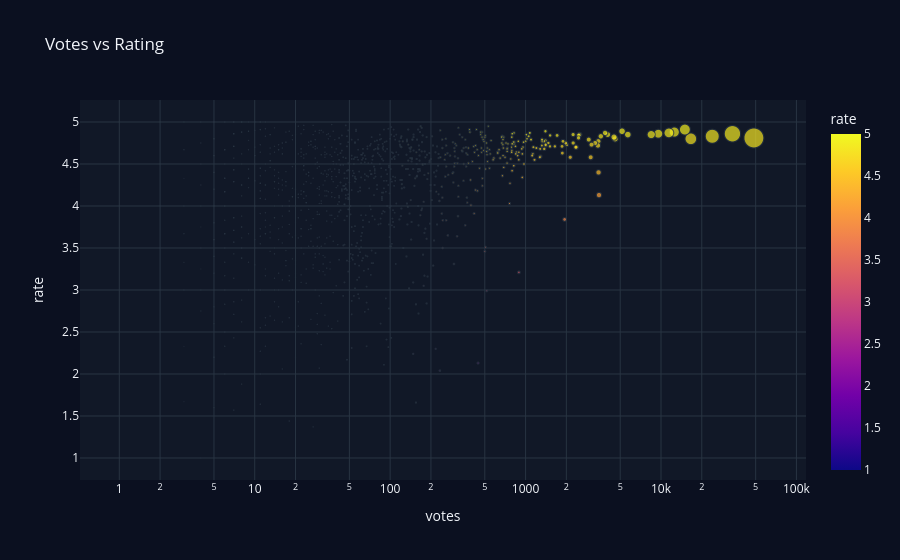

Notebook code for this chart:
### Markdown cell above
## 5. Votes versus rating

### Code cell
scatter_df = df[df['votes'].fillna(0) > 0].copy()
fig = px.scatter(
    scatter_df,
    x='votes', y='rate',
    hover_name='anime',
    size='votes',
    color='rate',
    log_x=True,
    title='Votes vs Rating',
    color_continuous_scale='Plasma',
    template='plotly_dark'
)
fig.update_layout(paper_bgcolor='#0b1020', plot_bgcolor='#111827')
fig.show()

### Figure 1 — Plotly figure (JSON) as saved in the notebook; plotly's stock layout.template omitted (floating-point values rounded to 4 significant figures; data arrays with more than 128 entries replaced by an {"elided": "..."} marker saying what was removed)
{"data": [{"hovertemplate": "<b>%{hovertext}</b><br><br>votes=%{marker.size}<br>rate=%{marker.color}<extra></extra>", "hovertext": {"elided": "1235 str values"}, "legendgroup": "", "marker": {"color": {"elided": "1235 float values"}, "coloraxis": "coloraxis", "size": {"elided": "1235 int values"}, "sizemode": "area", "sizeref": 121.3, "symbol": "circle"}, "mode": "markers", "name": "", "showlegend": false, "type": "scattergl", "x": {"elided": "1235 int values"}, "xaxis": "x", "y": {"elided": "1235 float values"}, "yaxis": "y"}], "layout": {"coloraxis": {"colorbar": {"title": {"text": "rate"}}, "colorscale": [[0, "#0d0887"], [0.1111, "#46039f"], [0.2222, "#7201a8"], [0.3333, "#9c179e"], [0.4444, "#bd3786"], [0.5556, "#d8576b"], [0.6667, "#ed7953"], [0.7778, "#fb9f3a"], [0.8889, "#fdca26"], [1, "#f0f921"]]}, "legend": {"itemsizing": "constant", "tracegroupgap": 0}, "paper_bgcolor": "#0b1020", "plot_bgcolor": "#111827", "title": {"text": "Votes vs Rating"}, "xaxis": {"anchor": "y", "domain": [0, 1], "title": {"text": "votes"}, "type": "log"}, "yaxis": {"anchor": "x", "domain": [0, 1], "title": {"text": "rate"}}}}
